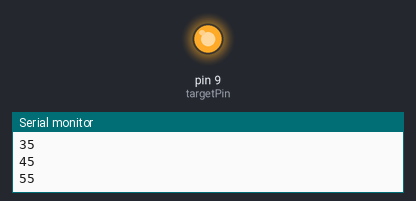
Bench run of a sketch on a simulated Arduino Uno, built with avr-gcc and run on an emulated ATmega328P. Shown: output pins drawn as LEDs (lit = HIGH), the last lines printed to the serial monitor.

Above: at 0.27 s.
At 9.83 s:
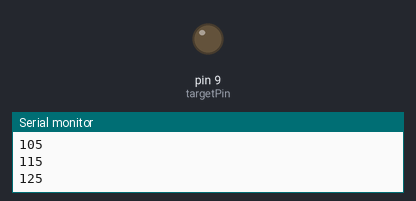
Timing chart, 0 to 10.5 s (numbered marks = the images above):
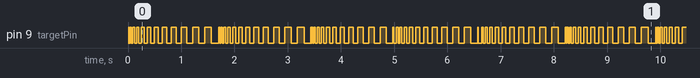

The sketch:

blikani_externi_zrychlujici_byte.ino
```cpp
int targetPin = 9;

byte startPeriod = 10; // ms
byte deltaPeriod = 20;

byte period = startPeriod;

void setup() {
  pinMode(targetPin, OUTPUT);

  Serial.begin(9600);
}

void loop() {
  Serial.println(period / 2);

  digitalWrite(targetPin, HIGH);
  delay(period / 2);
  digitalWrite(targetPin, LOW);
  delay(period / 2);

  period += deltaPeriod;
}
```

Measured:
- by itself, pin 9 (targetPin): moves between LOW and HIGH, repeating every 8.1 s
